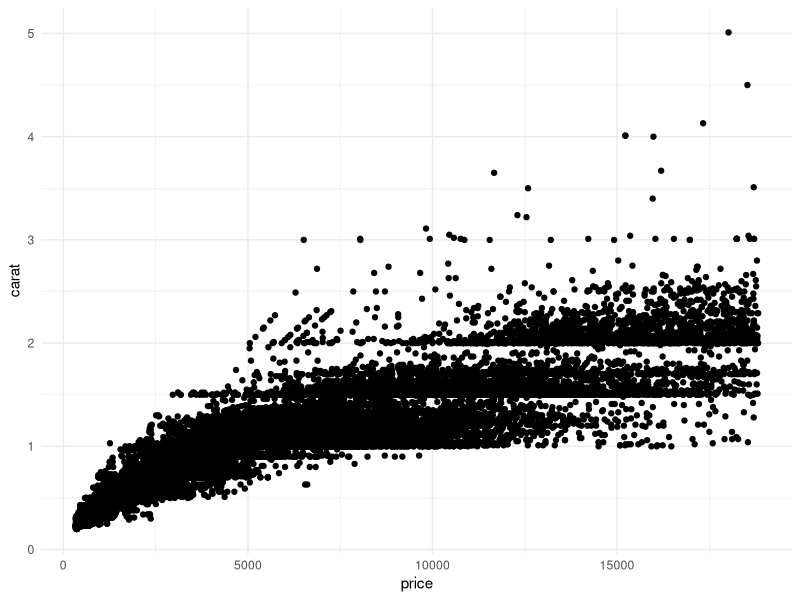

R code for this plot:
## ---- chunk 1
### In this code chunk, start with the diamonds dataset (built in to
### ggplot2 package) and create a plot of price vs. carat (or some other
### variables of your choice)
library(ggplot2)

ggplot(diamonds) + 
  geom_point(aes(x=price, y=carat)) +
  theme_minimal()


## ---- chunk 2
### In this code chunk, start with the diamonds dataset (built in to
### ggplot2 package) and create a subset based on filtering, e.g., 
### size greater than 1 carat or cut is "Ideal"

# test
# test
# test

## ---- chunk 3
### Both partners - delete this comment, then write some code here
### to plot, summarize, calculate something simple using the diamonds
### dataset.


## ---- chunk 4
### Both partners - delete this comment, then write some code here
### to plot, summarize, calculate something simple using the diamonds
### dataset.


